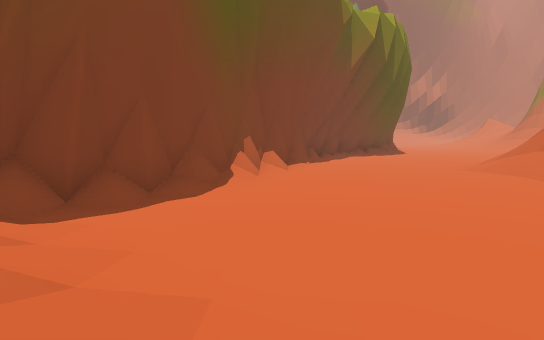
[1] (above)

13 first-person views from a walk through a Unity game level. The camera is 1.2 m above the floor, tilts 6° down and sees 80° across. The floor is counted in squares, 2 m on a side. Each view is taken from the middle of a square. On the plan, view 1 faces up. The plan holds only what a view shows up to about 10 squares ahead; the rest is blank. The place goes on beyond the plan. The player character is not drawn.

[2]
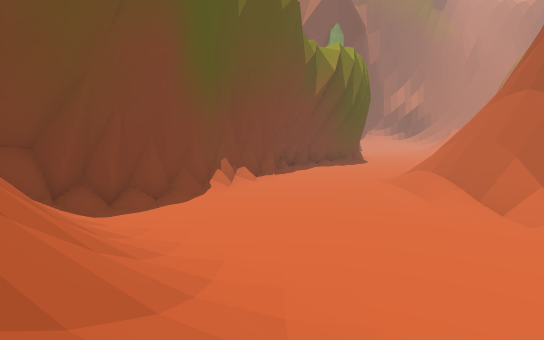

[3]
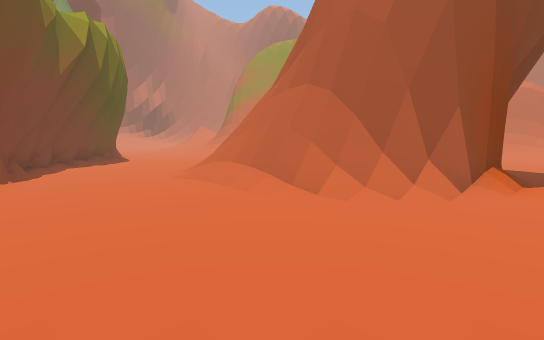

[4]
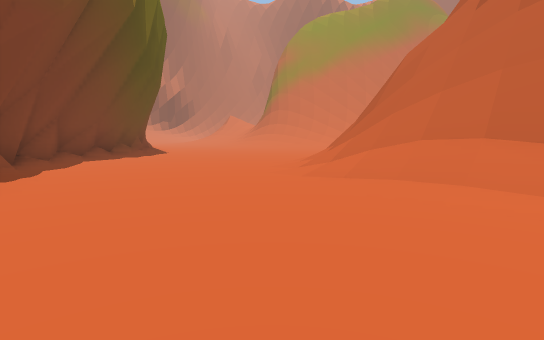

[5]
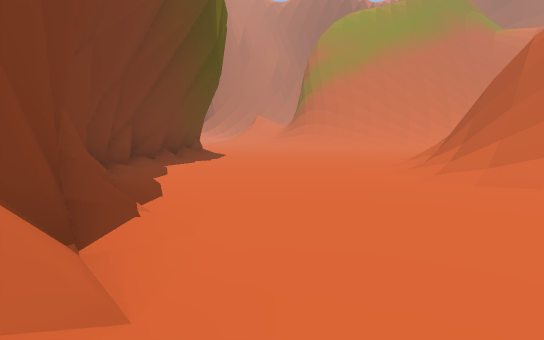

[6]
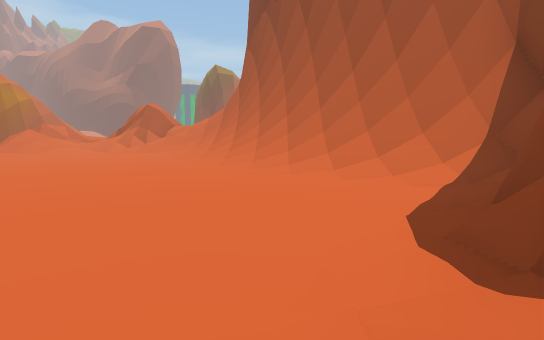

[7]
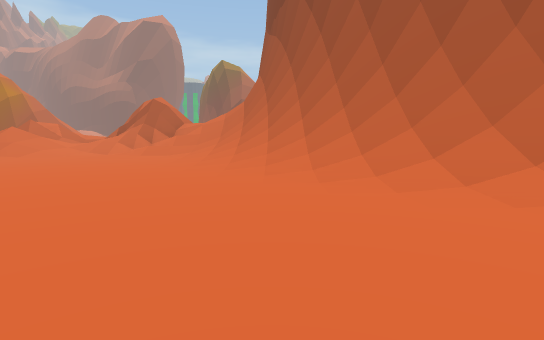

[8]
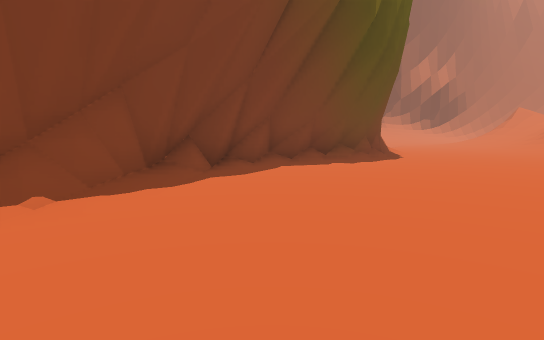

[9]
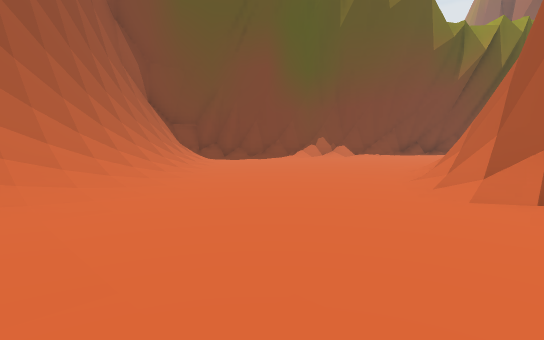

[10]
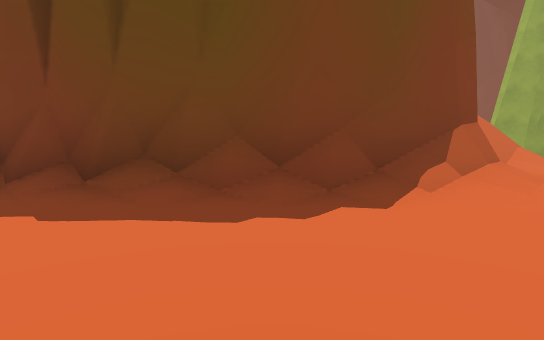

[11]
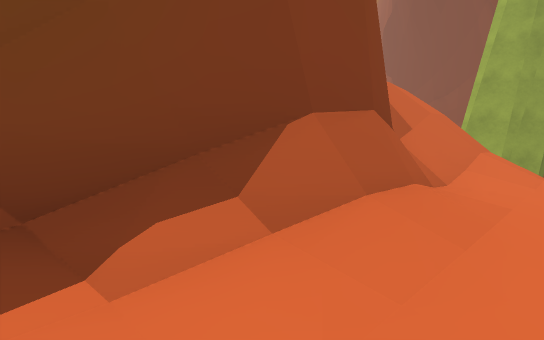

[12]
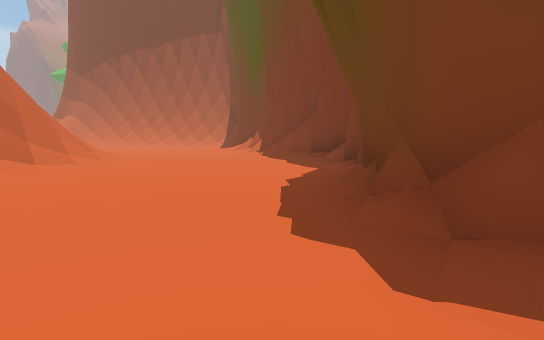

[13]
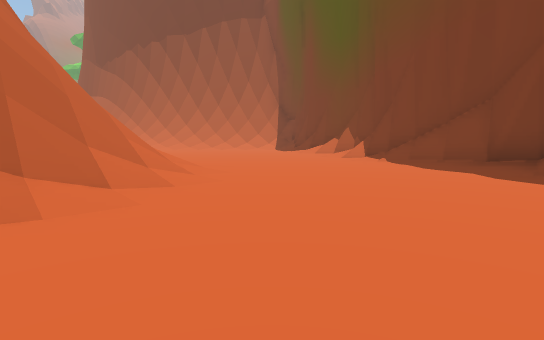

### Floor plan
Key: @ floor where view 1 was taken; # wall or solid block; . main floor; : floor 0.25 m higher than the main floor; / step, stairs or slope.
Columns run from 4 left of view 1 to 8 right of it. Each row starts with its distance up from view 1.
 23          ///
 22          ///:
 21           #:.
 20           #/:
 19           #/:
 18           #/:
 17           #:.
 16         ###:.
 15       ###::..
 14      ##/::...
 13      #/:.....
 12      #:......
 11     ##:......
 10     #/....::/
  9    ##:...://#
  8    #/...://##
  7    #:...://#
  6   ##:...:/##
  5  ##/:...:/#
  4 ##/:...../##
  3 #/:......:/#
  2 ##/:....../##
  1  ##/:....../#
  0   #/@::......
 -1   ##//::.....
 -2    ##//:.....
 -3     #//::.:::
 -4     ##//::::/

Where each view was taken, in squares from view 1:
view 1: 0 up, 0 right, facing up
view 2: 3 down, 1 right, facing up
view 3: 1 down, 0 right, facing up-right
view 4: 5 up, 1 right, facing up-right
view 5: 7 up, 0 right, facing up-right
view 6: 7 up, 0 right, facing down
view 7: 5 up, 1 right, facing down
view 8: 7 up, 3 right, facing up
view 9: 4 down, 8 right, facing up-left
view 10: 14 up, 8 right, facing up-left
view 11: 17 up, 8 right, facing up-left
view 12: 17 up, 8 right, facing down-left
view 13: 13 up, 8 right, facing down-left
